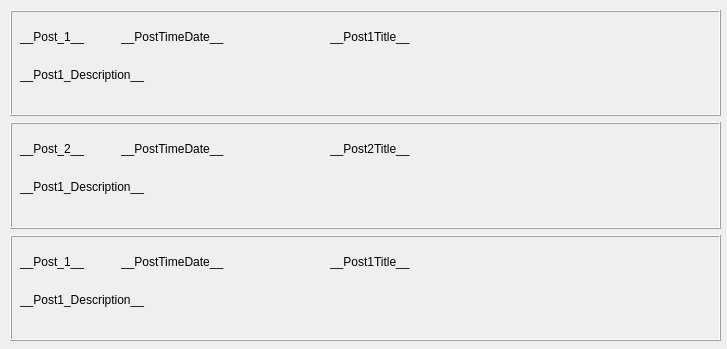
           <widget class="QWidget" name="scrollAreaWidgetContents_2">
            <property name="geometry">
             <rect>
              <x>0</x>
              <y>0</y>
              <width>727</width>
              <height>349</height>
             </rect>
            </property>
            <widget class="QWidget" name="">
             <property name="geometry">
              <rect>
               <x>10</x>
               <y>10</y>
               <width>711</width>
               <height>331</height>
              </rect>
             </property>
             <layout class="QVBoxLayout" name="verticalLayout_7">
              <item>
               <widget class="QFrame" name="post1_frame">
                <property name="frameShape">
                 <enum>QFrame::Box</enum>
                </property>
                <property name="frameShadow">
                 <enum>QFrame::Raised</enum>
                </property>
                <widget class="QWidget" name="">
                 <property name="geometry">
                  <rect>
                   <x>10</x>
                   <y>10</y>
                   <width>671</width>
                   <height>71</height>
                  </rect>
                 </property>
                 <layout class="QVBoxLayout" name="verticalLayout_4">
                  <item>
                   <layout class="QHBoxLayout" name="horizontalLayout_11">
                    <item>
                     <widget class="QLabel" name="post1Number_label">
                      <property name="text">
                       <string>__Post_1__</string>
                      </property>
                     </widget>
                    </item>
                    <item>
                     <spacer name="horizontalSpacer_24">
                      <property name="orientation">
                       <enum>Qt::Horizontal</enum>
                      </property>
                      <property name="sizeType">
                       <enum>QSizePolicy::Fixed</enum>
                      </property>
                      <property name="sizeHint" stdset="0">
                       <size>
                        <width>30</width>
                        <height>20</height>
                       </size>
                      </property>
                     </spacer>
                    </item>
                    <item>
                     <widget class="QLabel" name="post1TimeDate_label">
                      <property name="text">
                       <string>__PostTimeDate__</string>
                      </property>
                     </widget>
                    </item>
                    <item>
                     <spacer name="horizontalSpacer_25">
                      <property name="orientation">
                       <enum>Qt::Horizontal</enum>
                      </property>
                      <property name="sizeType">
                       <enum>QSizePolicy::Fixed</enum>
                      </property>
                      <property name="sizeHint" stdset="0">
                       <size>
                        <width>100</width>
                        <height>20</height>
                       </size>
                      </property>
                     </spacer>
                    </item>
                    <item>
                     <widget class="QLabel" name="post1Title_label">
                      <property name="text">
                       <string>__Post1Title__</string>
                      </property>
                     </widget>
                    </item>
                    <item>
                     <spacer name="horizontalSpacer_23">
                      <property name="orientation">
                       <enum>Qt::Horizontal</enum>
                      </property>
                      <property name="sizeHint" stdset="0">
                       <size>
                        <width>40</width>
                        <height>20</height>
                       </size>
                      </property>
                     </spacer>
                    </item>
                   </layout>
                  </item>
                  <item>
                   <widget class="QLabel" name="post1Description_label">
                    <property name="text">
                     <string>__Post1_Description__</string>
                    </property>
                    <property name="alignment">
                     <set>Qt::AlignJustify|Qt::AlignVCenter</set>
                    </property>
                   </widget>
                  </item>
                 </layout>
                </widget>
               </widget>
              </item>
              <item>
               <widget class="QFrame" name="post1_frame_2">
                <property name="frameShape">
                 <enum>QFrame::Box</enum>
                </property>
                <property name="frameShadow">
                 <enum>QFrame::Raised</enum>
                </property>
                <widget class="QWidget" name="layoutWidget_6">
                 <property name="geometry">
                  <rect>
                   <x>10</x>
                   <y>10</y>
                   <width>671</width>
                   <height>71</height>
                  </rect>
                 </property>
                 <layout class="QVBoxLayout" name="verticalLayout_5">
                  <item>
                   <layout class="QHBoxLayout" name="horizontalLayout_12">
                    <item>
                     <widget class="QLabel" name="post2Number_label">
                      <property name="text">
                       <string>__Post_2__</string>
                      </property>
                     </widget>
                    </item>
                    <item>
                     <spacer name="horizontalSpacer_26">
                      <property name="orientation">
                       <enum>Qt::Horizontal</enum>
                      </property>
                      <property name="sizeType">
                       <enum>QSizePolicy::Fixed</enum>
                      </property>
                      <property name="sizeHint" stdset="0">
                       <size>
                        <width>30</width>
                        <height>20</height>
                       </size>
                      </property>
                     </spacer>
                    </item>
                    <item>
                     <widget class="QLabel" name="post2TimeDate_label">
                      <property name="text">
                       <string>__PostTimeDate__</string>
                      </property>
                     </widget>
                    </item>
                    <item>
                     <spacer name="horizontalSpacer_27">
                      <property name="orientation">
                       <enum>Qt::Horizontal</enum>
                      </property>
                      <property name="sizeType">
                       <enum>QSizePolicy::Fixed</enum>
                      </property>
                      <property name="sizeHint" stdset="0">
                       <size>
                        <width>100</width>
                        <height>20</height>
                       </size>
                      </property>
                     </spacer>
                    </item>
                    <item>
                     <widget class="QLabel" name="post2Title_label">
                      <property name="text">
                       <string>__Post2Title__</string>
                      </property>
                     </widget>
                    </item>
                    <item>
                     <spacer name="horizontalSpacer_28">
                      <property name="orientation">
                       <enum>Qt::Horizontal</enum>
                      </property>
                      <property name="sizeHint" stdset="0">
                       <size>
                        <width>40</width>
                        <height>20</height>
                       </size>
                      </property>
                     </spacer>
                    </item>
                   </layout>
                  </item>
                  <item>
                   <widget class="QLabel" name="post2Description_label">
                    <property name="text">
                     <string>__Post1_Description__</string>
                    </property>
                    <property name="alignment">
                     <set>Qt::AlignJustify|Qt::AlignVCenter</set>
                    </property>
                   </widget>
                  </item>
                 </layout>
                </widget>
               </widget>
              </item>
              <item>
               <widget class="QFrame" name="post1_frame_3">
                <property name="frameShape">
                 <enum>QFrame::Box</enum>
                </property>
                <property name="frameShadow">
                 <enum>QFrame::Raised</enum>
                </property>
                <widget class="QWidget" name="layoutWidget_7">
                 <property name="geometry">
                  <rect>
                   <x>10</x>
                   <y>10</y>
                   <width>671</width>
                   <height>71</height>
                  </rect>
                 </property>
                 <layout class="QVBoxLayout" name="verticalLayout_6">
                  <item>
                   <layout class="QHBoxLayout" name="horizontalLayout_13">
                    <item>
                     <widget class="QLabel" name="post3Number_label">
                      <property name="text">
                       <string>__Post_1__</string>
                      </property>
                     </widget>
                    </item>
                    <item>
                     <spacer name="horizontalSpacer_29">
                      <property name="orientation">
                       <enum>Qt::Horizontal</enum>
                      </property>
                      <property name="sizeType">
                       <enum>QSizePolicy::Fixed</enum>
                      </property>
                      <property name="sizeHint" stdset="0">
                       <size>
                        <width>30</width>
                        <height>20</height>
                       </size>
                      </property>
                     </spacer>
                    </item>
                    <item>
                     <widget class="QLabel" name="post3TimeDate_label">
                      <property name="text">
                       <string>__PostTimeDate__</string>
                      </property>
                     </widget>
                    </item>
                    <item>
                     <spacer name="horizontalSpacer_30">
                      <property name="orientation">
                       <enum>Qt::Horizontal</enum>
                      </property>
                      <property name="sizeType">
                       <enum>QSizePolicy::Fixed</enum>
                      </property>
                      <property name="sizeHint" stdset="0">
                       <size>
                        <width>100</width>
                        <height>20</height>
                       </size>
                      </property>
                     </spacer>
                    </item>
                    <item>
                     <widget class="QLabel" name="post3Title_label">
                      <property name="text">
                       <string>__Post1Title__</string>
                      </property>
                     </widget>
                    </item>
                    <item>
                     <spacer name="horizontalSpacer_31">
                      <property name="orientation">
                       <enum>Qt::Horizontal</enum>
                      </property>
                      <property name="sizeHint" stdset="0">
                       <size>
                        <width>40</width>
                        <height>20</height>
                       </size>
                      </property>
                     </spacer>
                    </item>
                   </layout>
                  </item>
                  <item>
                   <widget class="QLabel" name="post3Description_label">
                    <property name="text">
                     <string>__Post1_Description__</string>
                    </property>
                    <property name="alignment">
                     <set>Qt::AlignJustify|Qt::AlignVCenter</set>
                    </property>
                   </widget>
                  </item>
                 </layout>
                </widget>
               </widget>
              </item>
             </layout>
            </widget>
           </widget>
